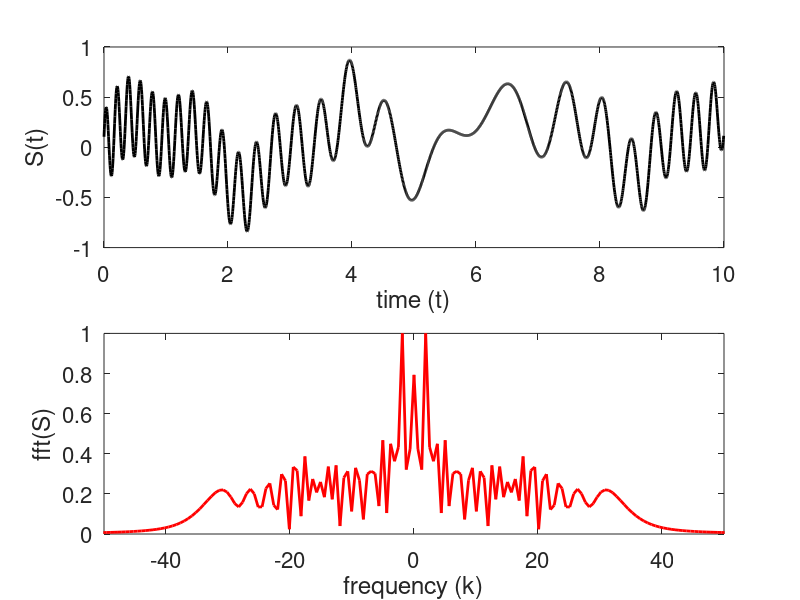
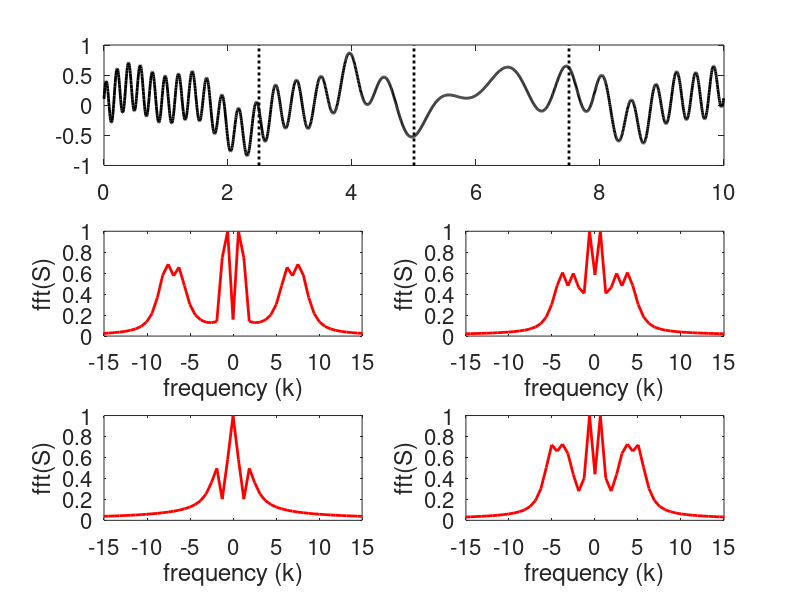
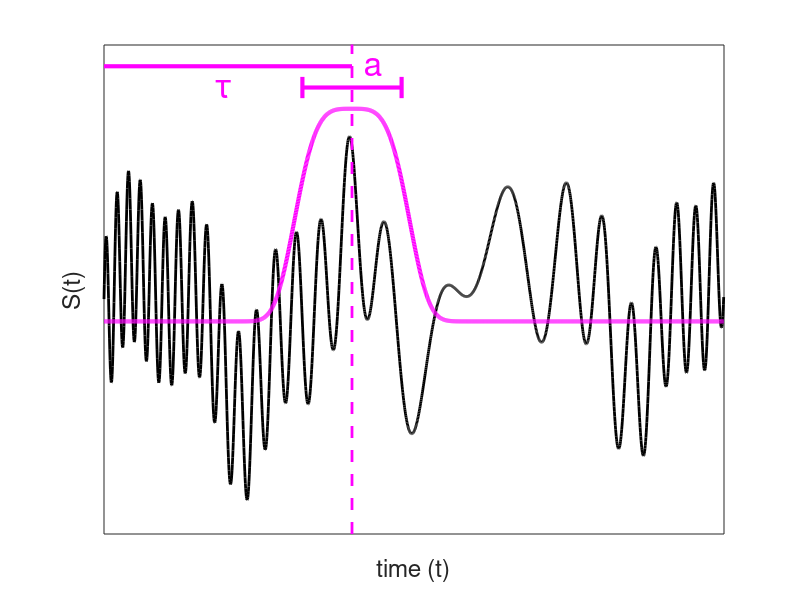
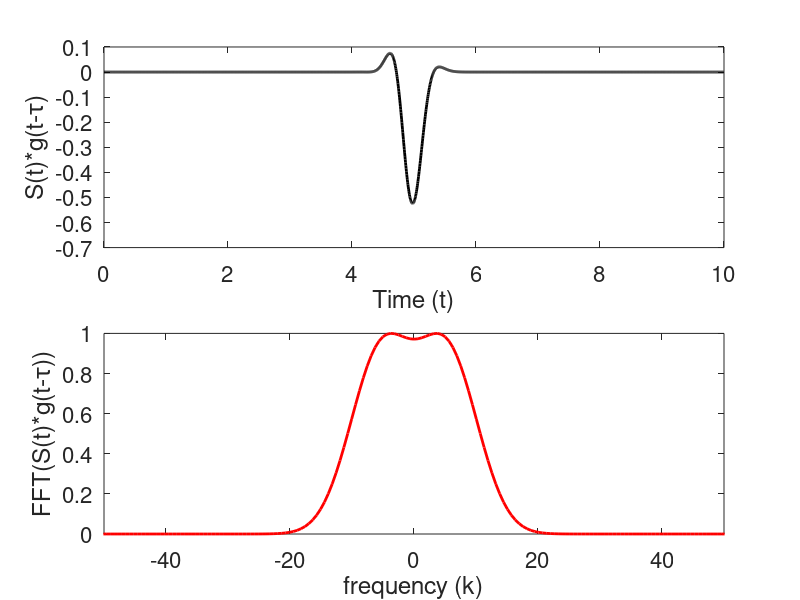

Here is the MATLAB script that generated these plots, in order:
%% 

% Clean workspace
clear all; close all; clc


%% Create a signal with high frequencies at the beginning and end, and low frequencies in the middle

L = 10; n = 2048;
t2 = linspace(0,L,n+1); t = t2(1:n);
k = (2*pi/L)*[0:n/2-1 -n/2:-1];
ks = fftshift(k);

% Create signal
S = (3*sin(2*t) + 0.5*tanh(0.5*(t-3)) + 0.2*exp(-(t-4).^2) ...
    + 1.5*sin(5*t) + 4*cos(3*(t-6).^2))/10 + (t/20).^3;
St = fft(S);

% Plot signal in both time and frequency domain
figure(1)
subplot(2,1,1) % time domain
plot(t,S,'k','Linewidth',2)
set(gca,'Fontsize',16); xlabel('time (t)'); ylabel('S(t)')

subplot(2,1,2) % frequency domain
plot(ks,abs(fftshift(St))/max(abs(St)),'r','Linewidth',2); axis([-50 50 0 1])
set(gca,'Fontsize',16)
xlabel('frequency (k)'), ylabel('fft(S)')

%% Breaking into subdomains

figure(2)
subplot(3,2,[1 2])
plot(t,S,'k','Linewidth',2)
hold on
for t_loc = [2.5,5,7.5]
    plot([t_loc t_loc],[-1,1],'k:','Linewidth',2)
end
set(gca,'Fontsize',16)

subplot(3,2,3)
k1 = (2*pi/L)*[0:n/8-1 -n/8:-1];
k1s = fftshift(k1);
S1 = S(1:n/4);
S1t = fft(S1);
plot(k1s,abs(fftshift(S1t))/max(abs(S1t)),'r','Linewidth',2); axis([-15 15 0 1])
set(gca,'Fontsize',16)
xlabel('frequency (k)'), ylabel('fft(S)')

subplot(3,2,4)
S2 = S(n/4+1:n/2);
S2t = fft(S2);
plot(k1s,abs(fftshift(S2t))/max(abs(S2t)),'r','Linewidth',2); axis([-15 15 0 1])
set(gca,'Fontsize',16)
xlabel('frequency (k)'), ylabel('fft(S)')

subplot(3,2,5)
S3 = S(n/2+1:3*n/4);
S3t = fft(S3);
plot(k1s,abs(fftshift(S3t))/max(abs(S3t)),'r','Linewidth',2); axis([-15 15 0 1])
set(gca,'Fontsize',16)
xlabel('frequency (k)'), ylabel('fft(S)')

subplot(3,2,6)
S4 = S(3*n/4+1:end);
S4t = fft(S4);
plot(k1s,abs(fftshift(S4t))/max(abs(S4t)),'r','Linewidth',2); axis([-15 15 0 1])
set(gca,'Fontsize',16)
xlabel('frequency (k)'), ylabel('fft(S)')

%% Picture of a filter

figure(3)
plot(t,S,'k','Linewidth',2)
hold on
filter = exp(-(t-4).^4);
plot(t,filter,'m','Linewidth',3);
plot([0 4],[1.2 1.2],'m','Linewidth',3)
plot([3.2 4.8],[1.1 1.1],'m','Linewidth',3)
plot([3.2 3.2],[1.05 1.15],'m','Linewidth',3)
plot([4.8 4.8],[1.05 1.15],'m','Linewidth',3)
plot([4 4],[-1 2],'--m','Linewidth',2)
text(1.8,1.1,'\tau','Fontsize',24,'Color','m')
text(4.2,1.2,'a','Fontsize',24,'Color','m')
set(gca,'Fontsize',16), xlabel('time (t)'), ylabel('S(t)')
xticks([]), yticks([])
axis([0 10 -1 1.3])

%% Exploring different window sizes

tau = 5; % centre of window
a = 10; % window size
g = exp(-a*(t-tau).^2); % Gaussian
Sf = g.*S;
Sft = fft(Sf);

figure(4)
subplot(2,1,1) % Time domain
plot(t,Sf,'k','Linewidth',2) 
set(gca,'Fontsize',16), xlabel('Time (t)'), ylabel('S(t)*g(t-\tau)')

subplot(2,1,2) % Fourier domain 
plot(ks,abs(fftshift(Sft))/max(abs(Sft)),'r','Linewidth',2); axis([-50 50 0 1])
set(gca,'Fontsize',16)
xlabel('frequency (k)'), ylabel('FFT(S(t)*g(t-\tau))')


